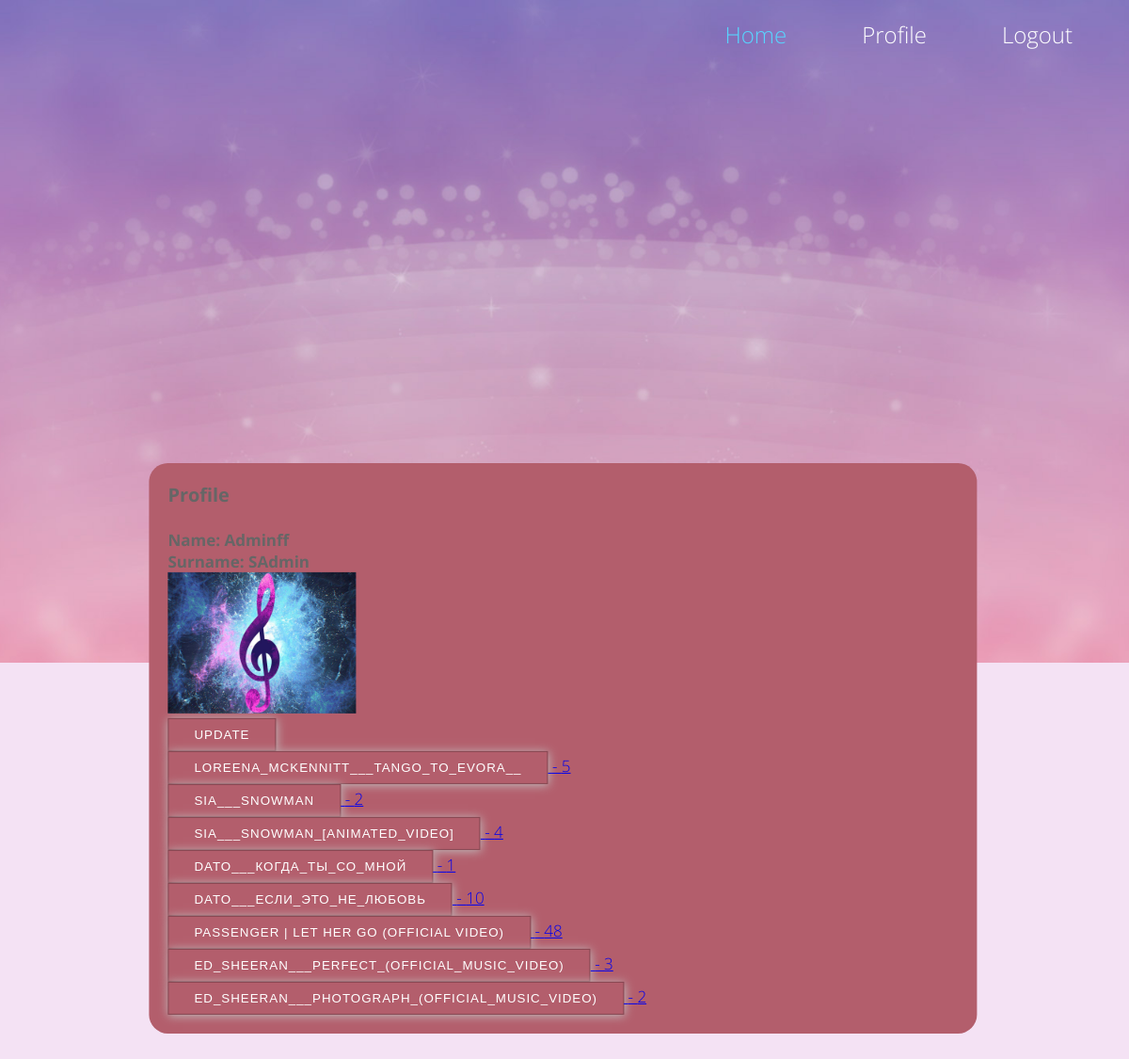
Page /users/user_profile/ (signed in) on the earlier database version.
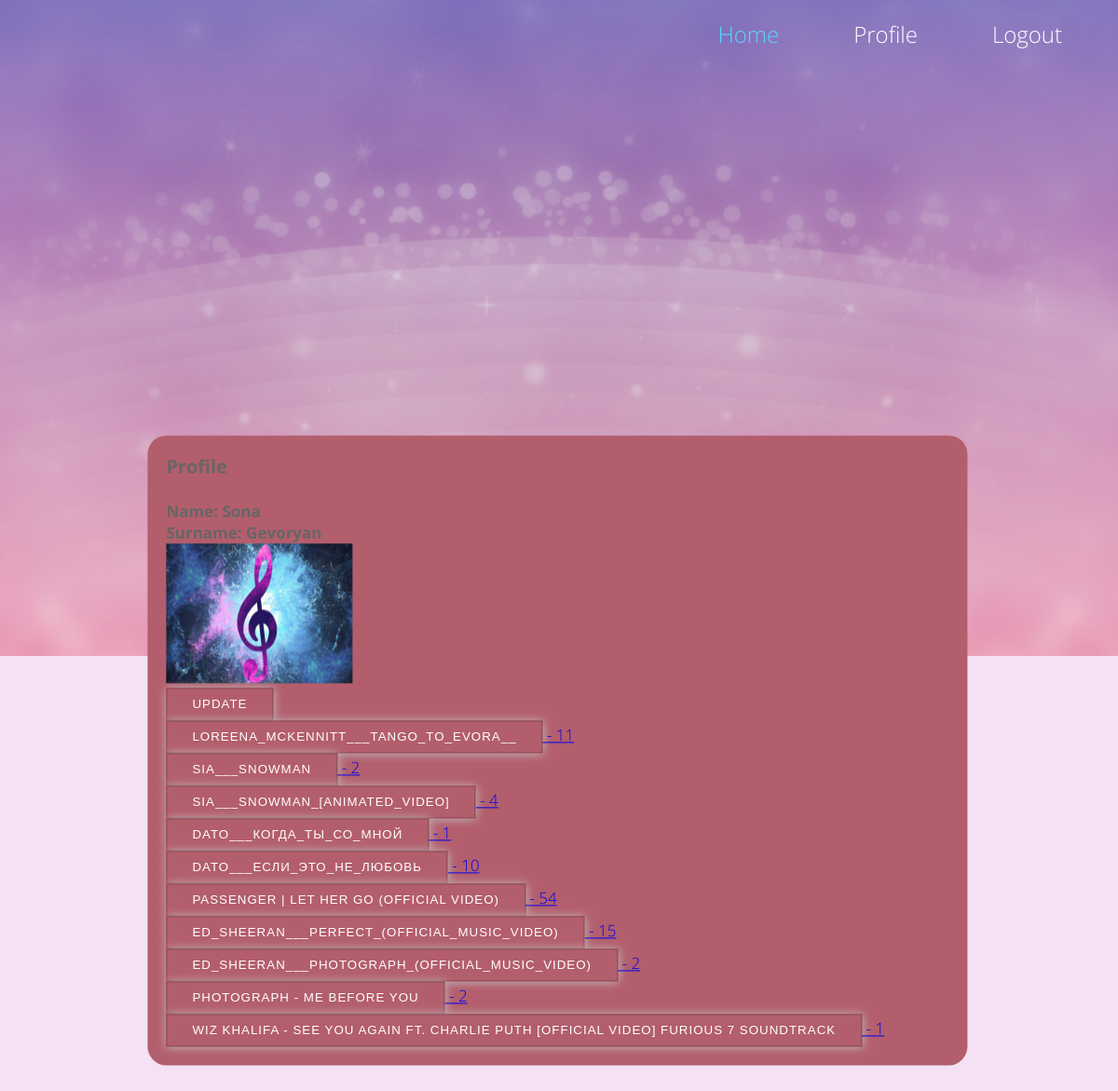
Same page on the later database version.
### users/models.py (models this page shows, shortened)
class Profile(models.Model):
	user = models.OneToOneField(User, on_delete = models.CASCADE)
	first_name = models.CharField(max_length=10, default="name")
	second_name = models.CharField(max_length=20, default="username")
	user_image = models.ImageField(default='Music.jpg', upload_to="media")

### download_app/models.py (models this page shows, shortened)
class NewMP3(models.Model):
    name = models.TextField()
    url = models.TextField( default="http:")
    count = models.IntegerField(default=1)
    user = models.ForeignKey(User, on_delete=models.CASCADE)

### users/views.py (the view)
# urls.py: path('user_profile/', user_views.user_profile, name='user_profile'),
@login_required(login_url="login")
def user_profile(request):
    profile = Profile.objects.get(user=request.user)
    videos = NewMP3.objects.all().filter(user=request.user)
    list_video = []
    for video_1 in videos:
        count = 0
        k = True
        for i in list_video:
            if video_1.url == i.url:
                k = False
        if k:
            list_video.append(video_1)
        for video_2 in videos:
            if video_1.url == video_2.url:
                count += 1
        video_1.count = count
    return render(request, 'registration/user_profile.html', {"profile":profile, "videos":list_video})

### YouTube_django/YouTube_django/users/templates/registration/user_profile.html
{% extends 'download_app/base.html' %}
{% block content %}
	<div class="todo-list">
		<h3>Profile</h3>
		<br>
		<strong>Name: {{profile.first_name}}</strong>
		<br>
		<strong>Surname: {{profile.second_name}}</strong>
		<br>
		<img src="{{profile.user_image.url}}" alt="*****" height="150" width="200">
		<br>
		<div class="item-row">
			<a href="{% url 'profile_update' %}"><button class="btn btn-success" type="submit" name="Update Profile">Update</button></a>
		</div>
		{% for video in videos %}
			<div>
				<a href="{{video.url}}"><button class="btn btn-success" type="submit" name="url">{{video.name}}</button> - {{video.count}} </a>
			</div>
		{% endfor %}
	</div>
{% endblock %}

Differences in the rows shown:
changed Profile: first_name "Adminff" → "Sona"; second_name "SAdmin" → "Gevoryan"
computed for NewMP3 "LOREENA_MCKENNITT___TANGO_TO_EVORA__": count "5" → "11"
computed for NewMP3 "PASSENGER | LET HER GO (OFFICIAL VIDEO)": count "48" → "54"
computed for NewMP3 "ED_SHEERAN___PERFECT_(OFFICIAL_MUSIC_VIDEO)": count "3" → "15"
added NewMP3: name "PHOTOGRAPH - ME BEFORE YOU", count "2"
added NewMP3: name "WIZ KHALIFA - SEE YOU AGAIN FT. CHARLIE PUTH [OFFICIAL VIDEO] FURIOUS 7 SOUNDTRACK", count "1"
